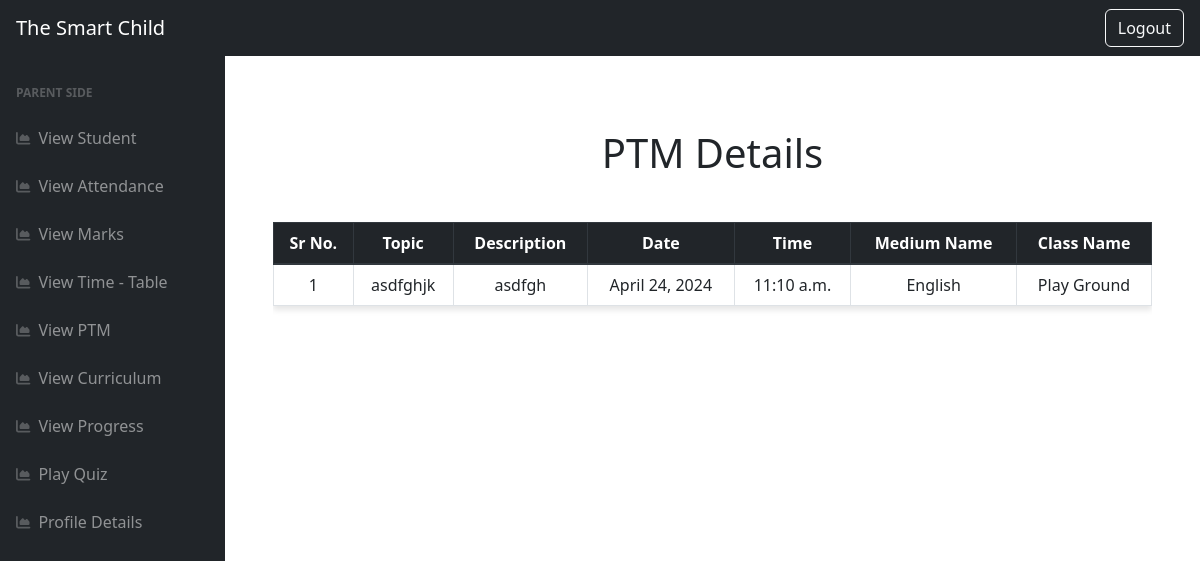
The page /parent_view_ptm/ (signed in) on the database its author committed.
### school/models.py (models this page shows, shortened)
class PTM(models.Model):
    topic=models.CharField(max_length=70,default=None,null=True)
    desc=models.TextField()
    ptm_date=models.DateField()
    ptm_time=models.TimeField()
    Medium=[('English','English'),('Gujarati','Gujarati')]
    cls_name=models.ForeignKey('Class',on_delete=models.CASCADE,default='')
    medium_name=models.CharField(max_length=30,choices=Medium,default='English')

class Class(models.Model):
    c_name=models.CharField(max_length=30)
    def __str__(self) -> str:
        return self.c_name

### school/views.py (the view)
# urls.py: path('parent_view_ptm/', parent_view_ptm,name='parent_view_ptm'),
@login_required(login_url='/login_page')
@user_passes_test(is_parent)
def parent_view_ptm(request):
    students = Student.objects.filter(parent__p_user__parent_user=request.user)
    qry=PTM.objects.filter(cls_name__in=[student.cls_name for student in students],
                                    medium_name__in=[student.medium_name for student in students])
    return render(request,'parent_view_ptm.html',{'qry':qry})

### school/views.py (called while the page is built)
def is_parent(user):
    return user.groups.filter(name='parent').exists()

### templates/parent_view_ptm.html (shortened to what this page needs)
<!DOCTYPE html>
<html lang="en">
<head>
    <link rel="stylesheet" href="https://cdn.jsdelivr.net/npm/bootstrap@4.0.0/dist/css/bootstrap.min.css">
</head>
<body class="sb-nav-fixed">
    <nav class="sb-topnav navbar navbar-expand navbar-dark bg-dark">
        <a class="navbar-brand ps-3" href="index.html">The Smart Child</a>
        <button class="btn btn-link btn-sm order-1 order-lg-0 me-4 me-lg-0" id="sidebarToggle" href="#!"></button>
    </nav>
    {% include "parent_sidebar.html" %}
    <div id="layoutSidenav_content">
        <main>
            <div class="container p-5">
                <h1 style="margin-top: 25px; margin-bottom: 25px; text-align: center;">PTM Details</h1>
                <div class="table-responsive">
                    <table class="table table-hover">
                        <thead class="thead-dark">
                            <tr>
                                <th>Sr No.</th>
                                <th>Topic</th>
                                <th>Description</th>
                                <th>Date</th>
                                <th>Time</th>
                                <th>Medium Name</th>
                                <th>Class Name</th>
                            </tr>
                        </thead>
                        <tbody>
                            {% for item in qry %}
                                <tr>
                                    <td>{{ forloop.counter }}</td>
                                    <td>{{ item.topic }}</td>
                                    <td>{{ item.desc }}</td>
                                    <td>{{ item.ptm_date }}</td>
                                    <td>{{ item.ptm_time }}</td>
                                    <td>{{ item.medium_name }}</td>
                                    <td>{{ item.cls_name }}</td>
                                </tr>
                            {% endfor %}
                        </tbody>
                    </table>
                </div>
            </div>
        </main>
    </div>
</body>
</html>

### templates/parent_view_ptm.html (style rules this page uses)
body { font-family: 'Arial', sans-serif; background-color: #f8f9fa; color: #343a40; }
.navbar { background-color: #343a40 !important; }
.table { border: 1px solid #dee2e6; border-collapse: collapse; width: 100%; margin: auto; margin-top: 20px; margin-bottom: 20px; box-shadow: 0 4px 6px rgba(0,0,0,0.1); }
.table th, .table td { border: 1px solid #dee2e6; padding: 12px; text-align: center; }
.table th { background-color: #343a40; color: #ffffff; font-weight: bold; }
.container { max-width: 800px; }
th, td { vertical-align: middle !important; }

### rows shown on the page
PTM: topic "asdfghjk", desc "asdfgh", ptm_date "April 24, 2024", ptm_time "11:10 a.m.", medium_name "English", cls_name "Play Ground"
